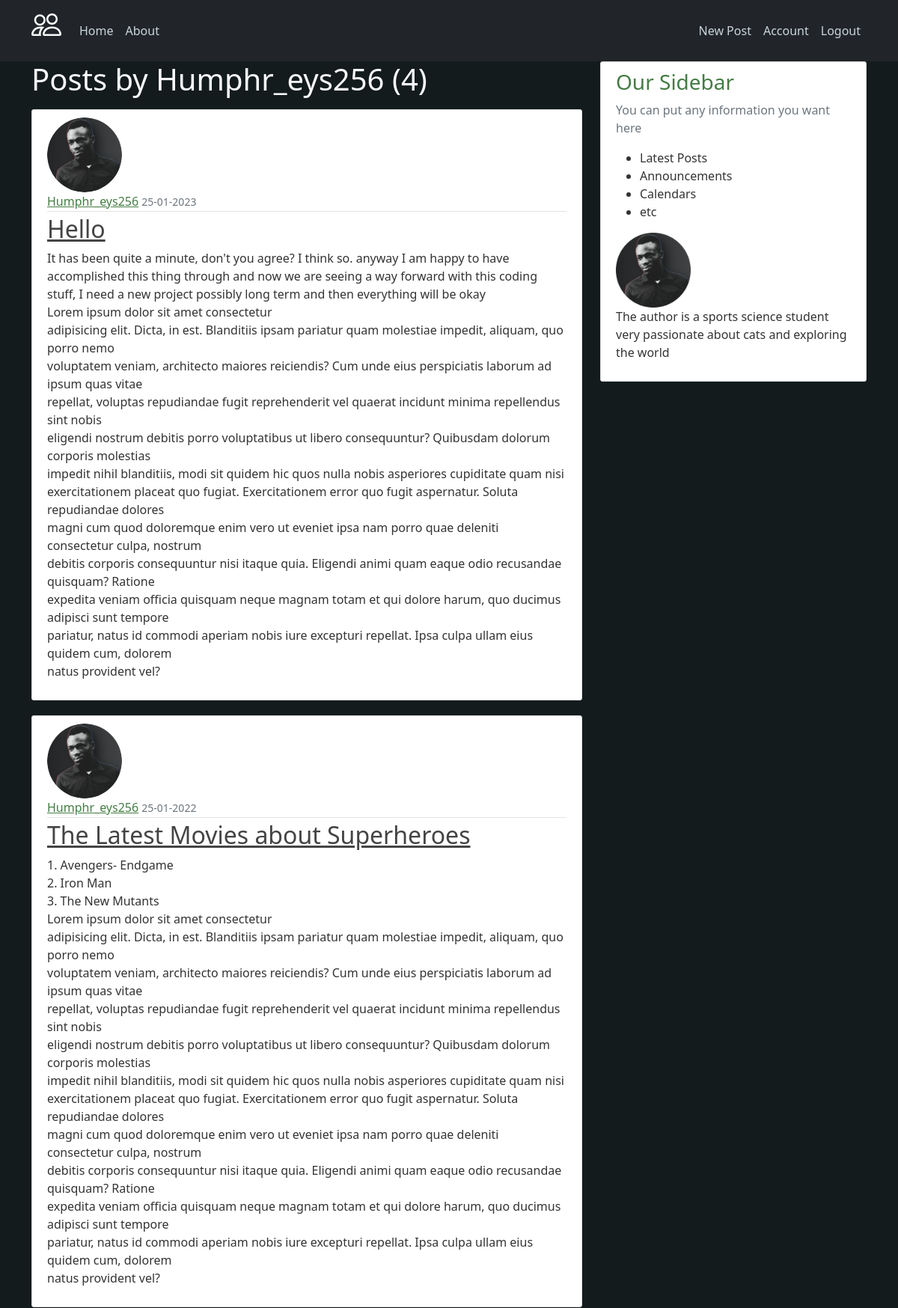
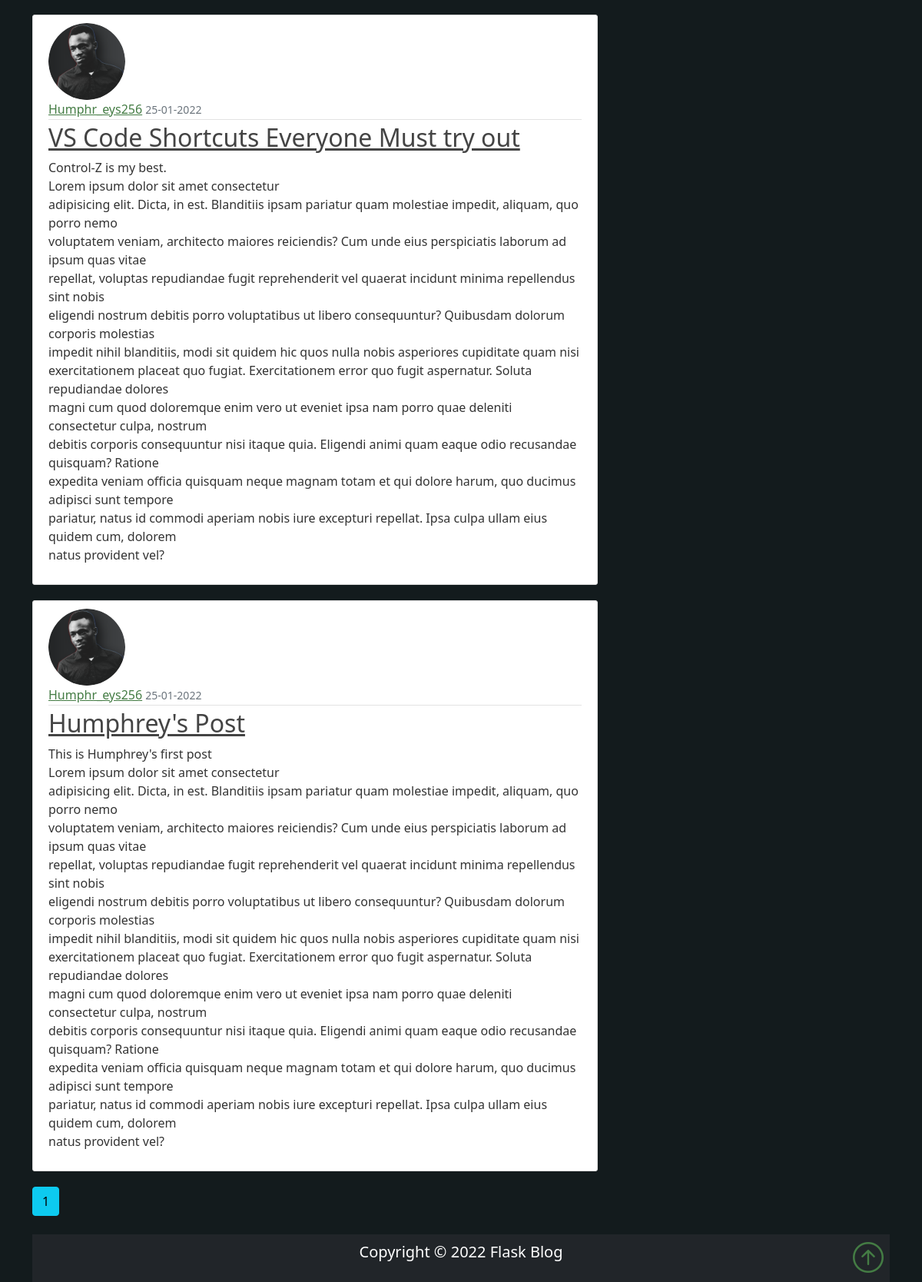
Screenshot of /user/Humphr_eys256 (signed in) with the database file from the repository (2 pictures, top to bottom).
### flask_blog/models.py (models this page shows, shortened)
class User(db.Model,UserMixin):
    id = db.Column(db.Integer, primary_key=True)
    username = db.Column(db.String(20), unique=True, nullable=False)
    email = db.Column(db.String(120), unique=True, nullable=False)
    image_file = db.Column(db.String(20),default="default.jpg")
    password = db.Column(db.String(60), nullable=False)
    post = db.relationship("Post", backref="author", lazy=True)

class Post(db.Model):
    id = db.Column(db.Integer, primary_key=True)
    title = db.Column(db.String(100), nullable=False)
    date_posted = db.Column(db.DateTime, nullable=False,
                            default=datetime.utcnow)
    content = db.Column(db.Text, nullable=False)
    user_id = db.Column(db.Integer, db.ForeignKey("user.id"), nullable=False)

### flask_blog/routes.py (the view)
@app.route("/user/<string:username>")
def user_posts(username):
    page = request.args.get("page", 1, type=int)
    user=User.query.filter_by(username=username).first_or_404()
    posts = Post.query.filter_by(author=user)\
        .order_by(Post.date_posted.desc())\
            .paginate(page=page, per_page=5)
    return render_template("user_post.html", posts=posts,user=user)

### flask_blog/models.py (called while the page is built)
@login_manager.user_loader
def login_user(user_id):
    return User.query.get(int(user_id))

### flask_blog/templates/user_post.html
{% extends "layout.html" %}
{% block content %}
<h1 class="mb-3 text-light">Posts by {{ user.username }} ({{ posts.total }})</h1>
{% for post in posts.items %}
<article class="media content-section">
    <img id="dp"  class="rounded-circle" src="{{url_for('static',filename='profile_pics/'+post.author.image_file) }}"
        alt="Profile Pic">
    <div class="media-body">
        <div class="article-metadata">
            <a href="{{ url_for('user_posts',username=post.author.username) }}" class="mr-2">{{ post. author.username }}</a>
            <small class="text-muted">{{ post.date_posted.strftime("%d-%m-%Y") }}</small>
        </div>
        <h2>
            <a href="{{ url_for('post',post_id = post.id) }}" class="article-title">{{ post.title }}</a>
        </h2>
        <p class="article-content">{{ post.content }}<br>Lorem ipsum dolor sit amet consectetur
            adipisicing elit. Dicta, in est. Blanditiis ipsam pariatur quam molestiae impedit, aliquam, quo porro nemo
            voluptatem veniam, architecto maiores reiciendis? Cum unde eius perspiciatis laborum ad ipsum quas vitae
            repellat, voluptas repudiandae fugit reprehenderit vel quaerat incidunt minima repellendus sint nobis
            eligendi nostrum debitis porro voluptatibus ut libero consequuntur? Quibusdam dolorum corporis molestias
            impedit nihil blanditiis, modi sit quidem hic quos nulla nobis asperiores cupiditate quam nisi
            exercitationem placeat quo fugiat. Exercitationem error quo fugit aspernatur. Soluta repudiandae dolores
            magni cum quod doloremque enim vero ut eveniet ipsa nam porro quae deleniti consectetur culpa, nostrum
            debitis corporis consequuntur nisi itaque quia. Eligendi animi quam eaque odio recusandae quisquam? Ratione
            expedita veniam officia quisquam neque magnam totam et qui dolore harum, quo ducimus adipisci sunt tempore
            pariatur, natus id commodi aperiam nobis iure excepturi repellat. Ipsa culpa ullam eius quidem cum, dolorem
            natus provident vel?</p>
    </div>
</article>
{% endfor %}
{% for page_num in posts.iter_pages(left_edge=1,right_edge=1,left_current=1,right_current=2) %}
    {% if page_num %}
        {% if posts.page == page_num %}
        <a class="btn btn-info mb-4" href="{{ url_for('user_posts', username=user.username, page=page_num) }}">{{ page_num }}</a>
         {% else %}
        <a class="btn btn-outline-info mb-4" href="{{ url_for('user_posts',username=user.username, page=page_num) }}">{{ page_num }}</a>
    {% endif %}
        {% else %}
    ...
    {% endif %}
{% endfor %}
{% endblock content %}

### flask_blog/static/main.css (style rules this page uses)
body { background-color: rgb(19, 27, 29); color: #333333; }
img { width: 100px; height: 100px; }
h1, h2, h3, h4, h5, h6, a { color: #447c44; }
.content-section { background: #ffffff; padding: 10px 20px; border: 1px solid #dddddd; border-radius: 3px; margin-bottom: 20px; }
.article-title { color: #444444; }
.article-content { white-space: pre-line; }
.article-metadata { padding-bottom: 1px; margin-bottom: 4px; border-bottom: 1px solid #e3e3e3 }

### rows the page displays
User: username "Humphr_eys256"
Post: image_file (picture), username "Humphr_eys256", date_posted "25-01-2023", title "Hello", content "It has been quite a minute, don't you agree? I think so. anyway I am happy to have accomplished this thing through and now we are seeing a way forward with this coding stuff, I need a new project possibly long term and then everything will be okay"
Post: image_file (picture), username "Humphr_eys256", date_posted "25-01-2022", title "The Latest Movies about Superheroes", content "1. Avengers- Endgame 2. Iron Man 3. The New Mutants"
Post: image_file (picture), username "Humphr_eys256", date_posted "25-01-2022", title "VS Code Shortcuts Everyone Must try out", content "Control-Z is my best."
Post: image_file (picture), username "Humphr_eys256", date_posted "25-01-2022", title "Humphrey's Post", content "This is Humphrey's first post"

### other values shown
{{ posts.total }} "4"
{{ page_num }} "1"
